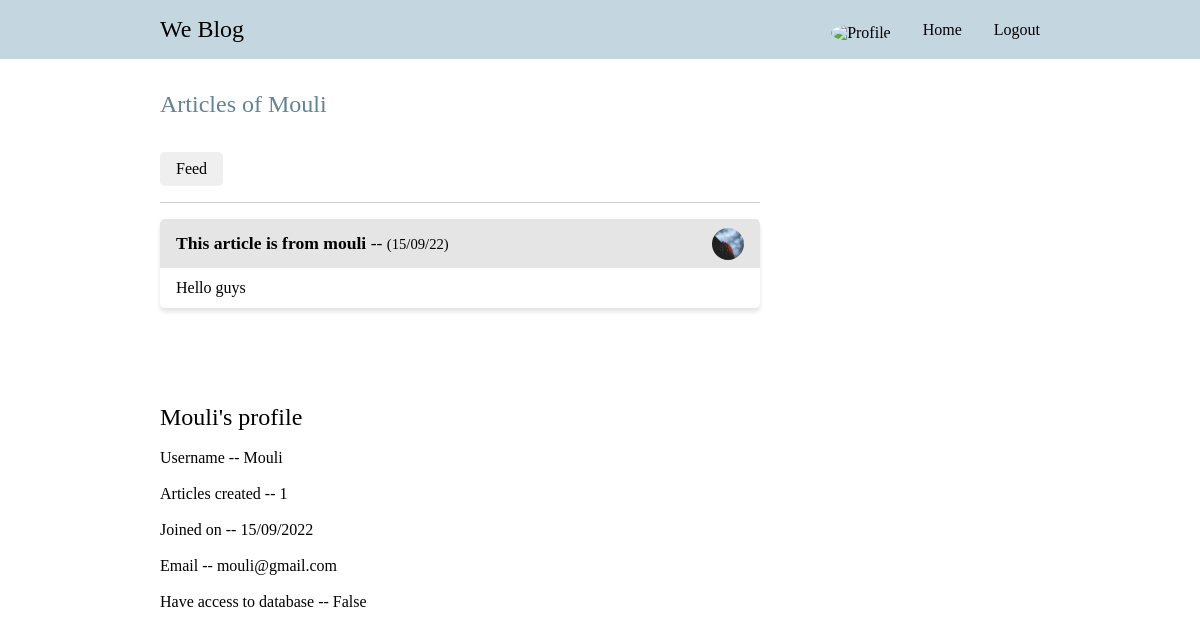
The app's page /Authorpage/2 with its own data.
### blog/models.py (models this page shows, shortened)
class Article(models.Model):
    user = models.ForeignKey(User, on_delete=models.CASCADE, null=True)
    title=models.CharField(max_length=200)
    desc=models.TextField()
    date = models.DateTimeField(default=datetime.now)
    pic = models.ImageField(null = True, blank = True, upload_to='Articlepics/')

class Profile(models.Model):
    user = models.OneToOneField(User, on_delete=models.CASCADE, null=True)
    pic = models.ImageField(default="Defaultprofilepic.jpg", upload_to='Profiles/')

### blog/views.py (the view)
# urls.py: path('Authorpage/<int:Article_id>', views.Authorpage, name="Authorpage" ),
def Authorpage(request, Article_id):
    Articleauthor=User.objects.get(id=Article_id).id
    if(request.user.id == Articleauthor):
        return render(request, 'Yourarticles.html', {'Article':Article.objects.filter(user=request.user)})
    return render(request, 'Authorpage.html', {"Article":[Article.objects.filter(user=Articleauthor), User.objects.get(id=Article_id)]})

### Templates/Authorpage.html (shortened to what this page needs)
{% load static %}
<!DOCTYPE html>
<html lang="en">
  <head>
    <link rel="stylesheet" href="{% static '/Css/Landingpage.css' %}" />
    <link rel="stylesheet" href="{% static '/Css/Home.css' %}" />
  </head>
  <body>
    <header>
      <a href="/"><span>We Blog</span></a>
      <ul>
        <a class="nohover" href="{% url 'Profile' %}"
          ><img src="{{user.profile.pic.url}}" alt="Profile"
        /></a>
        <a href="{% url 'Bloghome' %}">
          <li>Home</li>
        </a>
        <a href="{% url 'Logout' %}">
          <li>Logout</li>
        </a>
      </ul>
    </header>
    <div class="Main">
      <div class="Welcome">
        <h1>Articles of {{Article.1.username}}</h1>
        <br />
      </div>
      <div class="Articlecontainer">
        <div class="oneside">
          <div class="Articleheader">
            <a href="{% url 'Bloghome' %}"
              ><button type="button">Feed</button></a
            >
          </div>
          <hr />
          {% if Article.0 %} {% for i in Article.0 %}
          <div class="Article">
            <section>
              <p class="title">
                <b>{{i.title}}</b> --
                <small>({{i.date | date:"j/m/y"}})</small>
              </p>
              <img src="{{i.user.profile.pic.url}}" alt="Profilepic" />
            </section>
            <div class="desc">
              <p>{{i.desc}}</p>
            </div>
          </div>
          {% endfor %} {% else %}
          <p>No articles here🥲</p>
          {% endif %}
        </div>
        <div class="Otherside">
          <h2>{{Article.1}}'s profile</h2>
          <br />
          <p>Username -- {{Article.1.username}}</p>
          <br />
          <p>Articles created -- {{Article.0.count}}</p>
          <br />
          <p>Joined on -- {{Article.1.date_joined | date:"j/m/Y"}}</p>
          <br />
          <p>Email -- {{Article.1.email}}</p>
          <br />
          <p>Have access to database -- {{Article.1.is_superuser}}</p>
        </div>
      </div>
    </div>
  </body>
</html>

### Static/Css/Landingpage.css (style rules this page uses)
:root { --radius: 0.3rem; --input: #ededed; --para-light: #595959; --para-dark: #000000; --ff: montserrat medium; --header-light: #242424; --horizantal-padding: 10rem; --primary-clr-800: #628394; --primary-clr-400: #c4d7e0; }
* { margin: 0; padding: 0; font-family: var(--ff); text-decoration: none; box-sizing: border-box; scroll-behavior: smooth; border-radius: var(--radius); }
::placeholder { color: #a7a7a7; }
header { display: flex; flex-wrap: wrap; border-radius: 0; max-height: 4rem; align-items: center; padding: 1rem var(--horizantal-padding); background-color: var(--primary-clr-400); }
header a { cursor: pointer; color: var(--para-dark); }
header img { top: 0.2rem; width: 2rem; height: 2rem; object-fit: cover; position: relative; border-radius: 50%; }
header span { font-size: 1.5rem; cursor: pointer; }
ul { gap: 2rem; display: flex; font-size: 1rem; list-style: none; margin-left: auto; place-items: center; }

### Static/Css/Home.css (style rules this page uses)
header { border-radius: 0px; position: sticky; top: 0; }
.Main { margin: 0 var(--horizantal-padding); }
hr { height: 1px; margin: 1rem 0; border-width: 0; background-color: #cccccc; }
h1 { font-weight: lighter; color: var(--primary-clr-800); font-size: 1.5rem; }
.Welcome { margin-top: 2rem; margin-bottom: 1rem; }
.Articlecontainer { gap: 5rem; display: flex; flex-wrap: wrap; }
.Articlecontainer h2 { font-weight: normal; }
.Articlecontainer button { border: none; font-size: 1rem; cursor: pointer; align-items: center; border-radius: var(--radius); padding: 0.5rem 1rem; }
.Articleheader { gap: 2rem; display: flex; flex-wrap: wrap; align-items: center; justify-content: flex-start; }
.Article { width: 50vw; margin: 1rem 0; box-shadow: 0px 4px 4px 0px #e5e5e5; }
.Article section { display: flex; gap: 2rem; line-height: 1.5rem; align-items: center; padding: 0.5rem 1rem; justify-content: space-between; border-radius: 0.3rem 0.3rem 0 0; background-color: #e5e5e5; }
.Article section img { width: 2rem; height: 2rem; object-fit: cover; border-radius: 50%; }
.Articlecontainer .Article .desc { padding: 0.5rem 1rem; max-height: 26vh; overflow: hidden; line-height: 1.5rem; }
.Otherside p { max-width: 19rem; }
.title { font-size: 1.1rem; line-height: 2rem; }

### records on screen
Article: title "This article is from mouli", date "15/09/22", user.profile.pic (picture), desc "Hello guys"

### other values on screen
{{ Article.1.username }} "Mouli"
{{ Article.1 }} "Mouli"
{{ Article.0.count }} "1"
{{ Article.1.date_joined | date:"j/m/Y" }} "15/09/2022"
{{ Article.1.email }} "mouli@gmail.com"
{{ Article.1.is_superuser }} "False"
